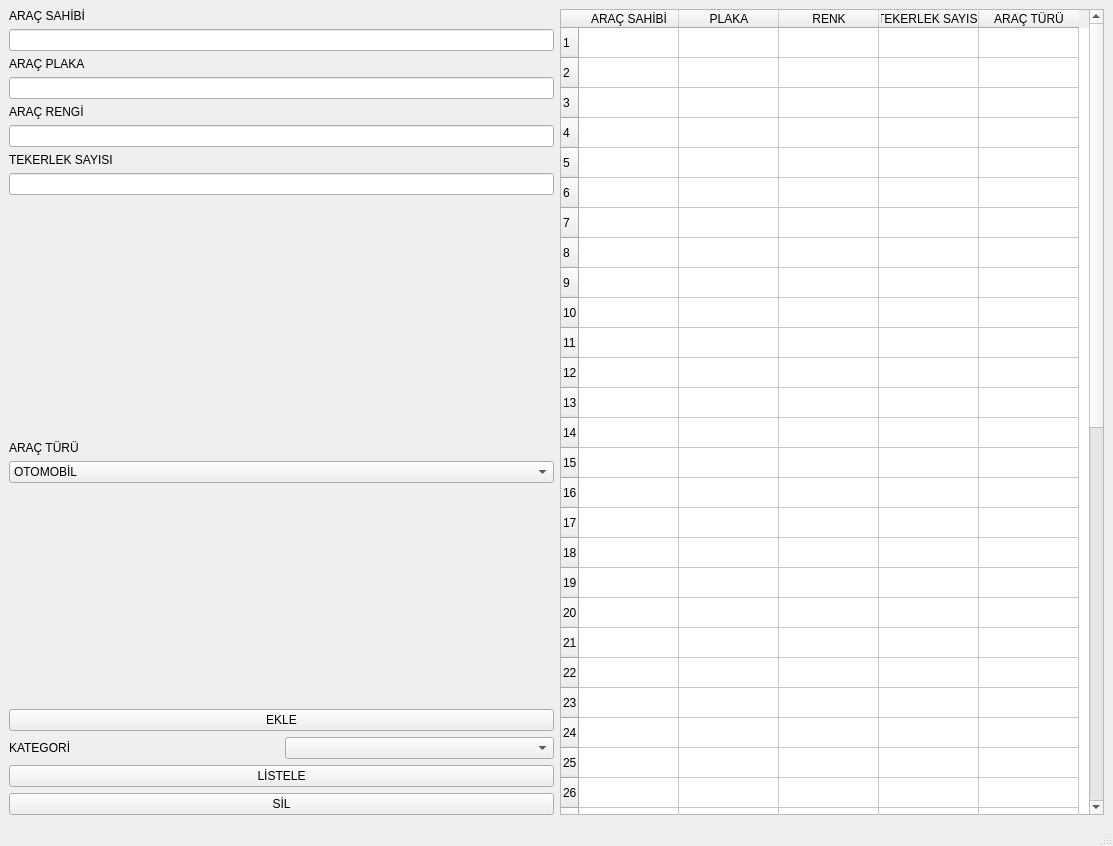
<?xml version="1.0" encoding="UTF-8"?>
<ui version="4.0">
 <class>MainWindow</class>
 <widget class="QMainWindow" name="MainWindow">
  <property name="geometry">
   <rect>
    <x>0</x>
    <y>0</y>
    <width>1113</width>
    <height>846</height>
   </rect>
  </property>
  <property name="windowTitle">
   <string>MainWindow</string>
  </property>
  <widget class="QWidget" name="centralwidget">
   <layout class="QHBoxLayout" name="horizontalLayout_3">
    <item>
     <layout class="QVBoxLayout" name="verticalLayout">
      <item>
       <widget class="QLabel" name="label">
        <property name="text">
         <string>ARAÇ SAHİBİ</string>
        </property>
       </widget>
      </item>
      <item>
       <widget class="QLineEdit" name="lineEdit_ISIM"/>
      </item>
      <item>
       <widget class="QLabel" name="label_2">
        <property name="text">
         <string>ARAÇ PLAKA</string>
        </property>
       </widget>
      </item>
      <item>
       <widget class="QLineEdit" name="lineEdit_PLAKA"/>
      </item>
      <item>
       <widget class="QLabel" name="label_3">
        <property name="text">
         <string>ARAÇ RENGİ</string>
        </property>
       </widget>
      </item>
      <item>
       <widget class="QLineEdit" name="lineEdit_RENK"/>
      </item>
      <item>
       <widget class="QLabel" name="label_4">
        <property name="text">
         <string>TEKERLEK SAYISI</string>
        </property>
       </widget>
      </item>
      <item>
       <widget class="QLineEdit" name="lineEdit_TEKERLEK"/>
      </item>
      <item>
       <widget class="QLabel" name="label_mesaj">
        <property name="text">
         <string/>
        </property>
       </widget>
      </item>
      <item>
       <spacer name="verticalSpacer">
        <property name="orientation">
         <enum>Qt::Vertical</enum>
        </property>
        <property name="sizeHint" stdset="0">
         <size>
          <width>20</width>
          <height>40</height>
         </size>
        </property>
       </spacer>
      </item>
      <item>
       <widget class="QLabel" name="label_5">
        <property name="text">
         <string>ARAÇ TÜRÜ</string>
        </property>
       </widget>
      </item>
      <item>
       <widget class="QComboBox" name="comboBox_cesit">
        <item>
         <property name="text">
          <string>OTOMOBİL</string>
         </property>
        </item>
        <item>
         <property name="text">
          <string>MOTORSİKLET</string>
         </property>
        </item>
        <item>
         <property name="text">
          <string>TREYLER</string>
         </property>
        </item>
        <item>
         <property name="text">
          <string>OTOBÜS</string>
         </property>
        </item>
        <item>
         <property name="text">
          <string>KAMYON</string>
         </property>
        </item>
       </widget>
      </item>
      <item>
       <spacer name="verticalSpacer_2">
        <property name="orientation">
         <enum>Qt::Vertical</enum>
        </property>
        <property name="sizeHint" stdset="0">
         <size>
          <width>20</width>
          <height>40</height>
         </size>
        </property>
       </spacer>
      </item>
      <item>
       <widget class="QPushButton" name="pushButton_EKLE">
        <property name="text">
         <string>EKLE</string>
        </property>
       </widget>
      </item>
      <item>
       <layout class="QHBoxLayout" name="horizontalLayout_2">
        <item>
         <widget class="QLabel" name="label_6">
          <property name="text">
           <string>KATEGORİ</string>
          </property>
         </widget>
        </item>
        <item>
         <layout class="QHBoxLayout" name="horizontalLayout">
          <item>
           <widget class="QComboBox" name="comboBox_kategori">
            <property name="currentIndex">
             <number>-1</number>
            </property>
            <item>
             <property name="text">
              <string>OTOMOBİL</string>
             </property>
            </item>
            <item>
             <property name="text">
              <string>MOTORSİKLET</string>
             </property>
            </item>
            <item>
             <property name="text">
              <string>TREY</string>
             </property>
            </item>
            <item>
             <property name="text">
              <string>OTOBÜS</string>
             </property>
            </item>
            <item>
             <property name="text">
              <string>KAMYON</string>
             </property>
            </item>
           </widget>
          </item>
         </layout>
        </item>
       </layout>
      </item>
      <item>
       <widget class="QPushButton" name="pushButton_listele">
        <property name="text">
         <string>LİSTELE</string>
        </property>
       </widget>
      </item>
      <item>
       <widget class="QPushButton" name="pushButton_sil">
        <property name="text">
         <string>SİL</string>
        </property>
       </widget>
      </item>
     </layout>
    </item>
    <item>
     <layout class="QVBoxLayout" name="verticalLayout_2"/>
    </item>
    <item>
     <widget class="QTableWidget" name="tableWidget_tablo">
      <property name="rowCount">
       <number>50</number>
      </property>
      <row/>
      <row/>
      <row/>
      <row/>
      <row/>
      <row/>
      <row/>
      <row/>
      <row/>
      <row/>
      <row/>
      <row/>
      <row/>
      <row/>
      <row/>
      <row/>
      <row/>
      <row/>
      <row/>
      <row/>
      <row/>
      <row/>
      <row/>
      <row/>
      <row/>
      <row/>
      <row/>
      <row/>
      <row/>
      <row/>
      <row/>
      <row/>
      <row/>
      <row/>
      <row/>
      <row/>
      <row/>
      <row/>
      <row/>
      <row/>
      <row/>
      <row/>
      <row/>
      <row/>
      <row/>
      <row/>
      <row/>
      <row/>
      <row/>
      <row/>
      <column>
       <property name="text">
        <string>ARAÇ SAHİBİ</string>
       </property>
      </column>
      <column>
       <property name="text">
        <string>PLAKA</string>
       </property>
      </column>
      <column>
       <property name="text">
        <string>RENK</string>
       </property>
      </column>
      <column>
       <property name="text">
        <string>TEKERLEK SAYISI</string>
       </property>
      </column>
      <column>
       <property name="text">
        <string>ARAÇ TÜRÜ</string>
       </property>
      </column>
     </widget>
    </item>
   </layout>
  </widget>
  <widget class="QMenuBar" name="menubar">
   <property name="geometry">
    <rect>
     <x>0</x>
     <y>0</y>
     <width>1113</width>
     <height>26</height>
    </rect>
   </property>
  </widget>
  <widget class="QStatusBar" name="statusbar"/>
 </widget>
 <resources/>
 <connections/>
</ui>
